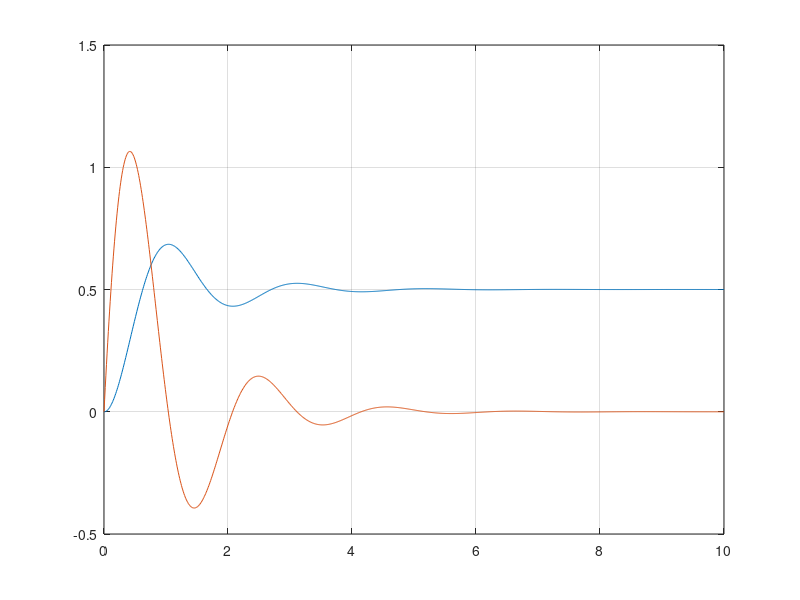

Here is the MATLAB script that generated this plot:
clear 
close all
tini=0;
tfin=10;
N=1000;
h=(tfin-tini)/N;
T=tini:h:tfin;
x1(1)=0;
x2(1)=0;
u=1;
for i=1:N
    x1(i+1)=x1(i)+ x2(i)*h;
    x2(i+1)=x2(i)+(-10*x1(i)-2*x2(i)+5*u)*h;
end
plot(T,x1,T,x2);
grid on